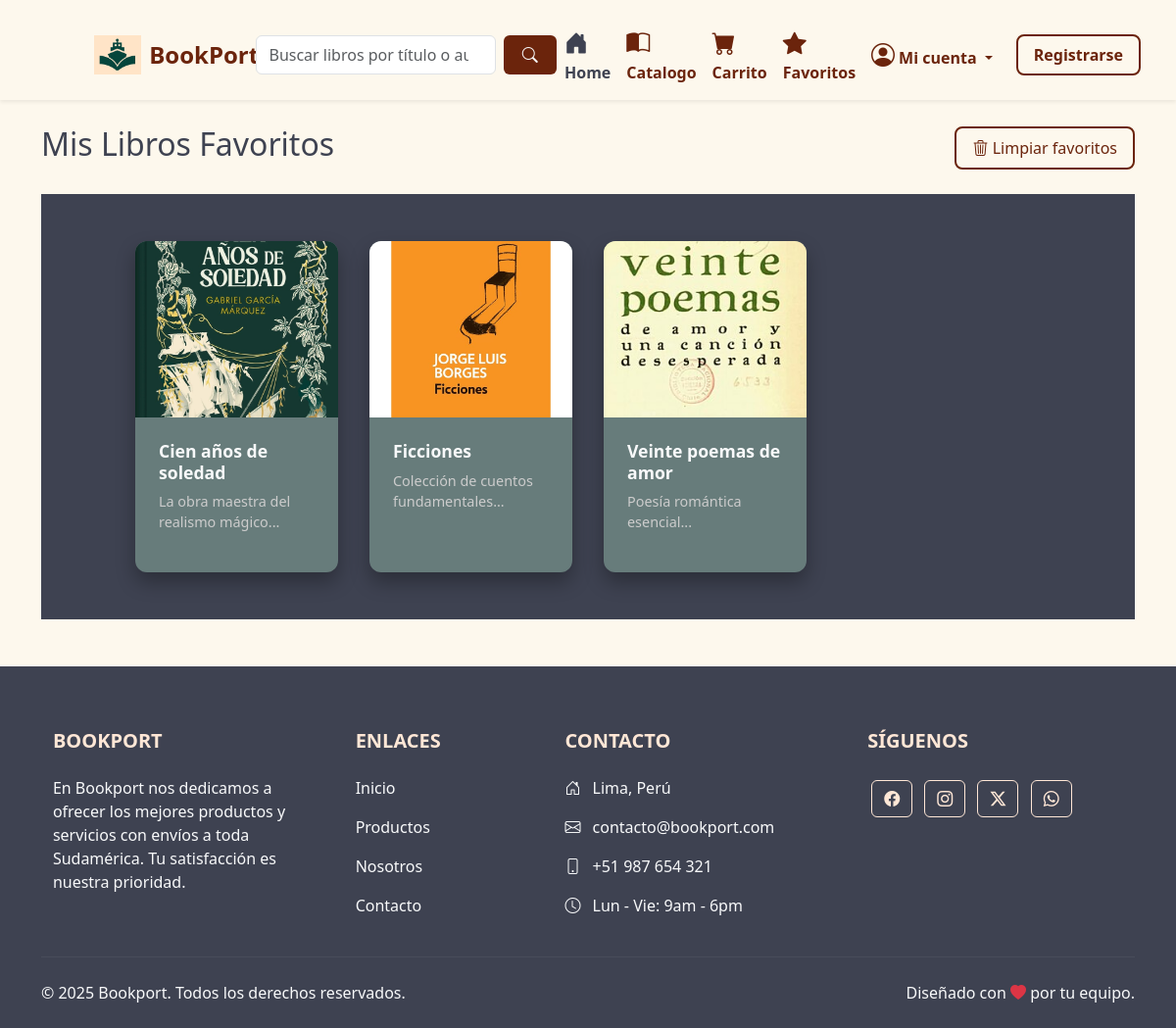
The app's page /favoritos.php (signed in) with its own data.
### tables this page shows
CREATE TABLE books (
    book_id INT PRIMARY KEY AUTO_INCREMENT,
    title VARCHAR(255) NOT NULL,
    isbn VARCHAR(13) UNIQUE,
    description TEXT,
    price DECIMAL(10,2) NOT NULL,
    stock INT NOT NULL DEFAULT 0,
    cover_image_url VARCHAR(255),
    publication_date DATE,
    publisher VARCHAR(100),
    language VARCHAR(50),
    page_count INT,
    format VARCHAR(50),
    created_at TIMESTAMP DEFAULT CURRENT_TIMESTAMP,
    is_featured BOOLEAN DEFAULT FALSE
);

### favoritos.php (the view, shortened to what this page needs)
<?php
include 'includes/conexion.php';
?>
<!DOCTYPE html>
<html lang="es">
<?php include 'includes/head.php'; ?>
<body>
    <?php include 'includes/header.php'; ?>
    <main class="container my-5">
        <div class="d-flex justify-content-between align-items-center mb-4">
            <h2>Mis Libros Favoritos</h2>
            <div class="d-flex gap-2">
                <button class="featured-btn" id="clearFavorites">
                    <i class="bi bi-trash3"></i> Limpiar favoritos
                </button>
            </div>
        </div>
        <section class="featured-products py-5">
            <div class="products-grid">
                <?php
                $sql = "SELECT b.*
                            FROM books b, favorites f
                            WHERE f.user_id = '{$_SESSION['user_id']}'
                            AND b.book_id = f.book_id
                            ORDER BY b.created_at DESC";
                $result = $con->query($sql);
                if ($result && $result->num_rows > 0):
                    while ($book = $result->fetch_assoc()):
                ?>
                        <div class="product-card">
                            <a href="producto.php?id=<?php echo $book['book_id']; ?>" style="text-decoration: none; color: inherit;">
                                <img src="<?php echo htmlspecialchars($book['cover_image_url']); ?>" alt="Portada de '<?php echo htmlspecialchars($book['title']); ?>'">
                                <div class="card-content">
                                    <h3 class="mb-2"><?php echo htmlspecialchars($book['title']); ?></h3>
                                    <p class="mb-3">
                                        <?php
                                        echo !empty($book['description'])
                                            ? htmlspecialchars(substr($book['description'], 0, 120)) . '...'
                                            : 'Sin descripción disponible.';
                                        ?>
                                    </p>
                                </div>
                            </a>
                        </div>
                    <?php
                    endwhile;
                    ?>
            </div>
        </section>
    <?php endif; ?>
    </main>
    <?php include 'includes/footer.php'; ?>
</body>
</html>

### estilos.css (style rules this page uses)
:root { --fondo-1: #FFE7D6; --fondo-2: #FAF9F9; --fondo-3: #BEE3DB; --fondo-4: #89B0AE; --fondo-4dark: #677c7b; --fondo-5: #555B6E; --dark-text: #3E4251; --texto-principal: #6b240c; --light-text: #f8f9fa; --fondo-claro: #fdf8ed; }
body { font-family: "Poppins",'Segoe UI', Tahoma, Verdana, sans-serif; color: var(--dark-text); background-color: var(--fondo-claro); padding-top: 80px; }
a { text-decoration: none; color: inherit; }
.featured-btn { background-color: transparent; color: var(--texto-principal); border: 2px solid var(--texto-principal); padding: 0.5rem 1rem; border-radius: 8px; font-size: 1rem; cursor: pointer; transition: all 0.3s ease; }
.featured-products { background-color: var(--dark-text); color: var(--light-text); padding: 4rem 6rem; }
.products-grid { display: grid; grid-template-columns: repeat(4, 1fr); gap: 2rem; }
.product-card { background-color: var(--fondo-4dark); border-radius: 12px; overflow: hidden; box-shadow: 0 10px 20px rgba(0, 0, 0, 0.3); transition: transform 0.3s ease, box-shadow 0.3s ease; }
.product-card img { width: 100%; height: 180px; object-fit: cover; }
.card-content { padding: 1.5rem; }
.card-content h3 { font-size: 1.1rem; font-weight: 600; margin-bottom: 0.5rem; }
.card-content p { font-size: 0.9rem; color: #ccc; margin-bottom: 1.2rem; }
@media (max-width: 1200px) { .products-grid { grid-template-columns: repeat(4, 1fr); } }

### records on screen
books: cover_image_url (picture), title "Cien años de soledad", description "La obra maestra del realismo mágico"
books: cover_image_url (picture), title "Ficciones", description "Colección de cuentos fundamentales"
books: cover_image_url (picture), title "Veinte poemas de amor", description "Poesía romántica esencial"
